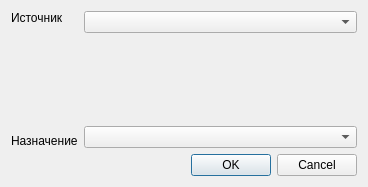
<?xml version="1.0" encoding="UTF-8"?>
<ui version="4.0">
 <class>vEdgeDialog</class>
 <widget class="QDialog" name="vEdgeDialog">
  <property name="geometry">
   <rect>
    <x>0</x>
    <y>0</y>
    <width>368</width>
    <height>187</height>
   </rect>
  </property>
  <property name="windowTitle">
   <string>Dialog</string>
  </property>
  <property name="windowIcon">
   <iconset resource="icons.qrc">
    <normaloff>:/options/draw-bezier-curves.png</normaloff>:/options/draw-bezier-curves.png</iconset>
  </property>
  <layout class="QVBoxLayout" name="verticalLayout_3">
   <item>
    <layout class="QHBoxLayout" name="horizontalLayout">
     <item>
      <layout class="QVBoxLayout" name="verticalLayout_2">
       <item>
        <widget class="QLabel" name="label">
         <property name="text">
          <string>Источник</string>
         </property>
        </widget>
       </item>
       <item>
        <spacer name="verticalSpacer">
         <property name="orientation">
          <enum>Qt::Vertical</enum>
         </property>
         <property name="sizeHint" stdset="0">
          <size>
           <width>20</width>
           <height>40</height>
          </size>
         </property>
        </spacer>
       </item>
       <item>
        <widget class="QLabel" name="label_2">
         <property name="text">
          <string>Назначение</string>
         </property>
        </widget>
       </item>
      </layout>
     </item>
     <item>
      <layout class="QVBoxLayout" name="verticalLayout">
       <item>
        <widget class="QComboBox" name="comboBox"/>
       </item>
       <item>
        <layout class="QHBoxLayout" name="horizontalLayout_3">
         <item>
          <spacer name="horizontalSpacer">
           <property name="orientation">
            <enum>Qt::Horizontal</enum>
           </property>
           <property name="sizeHint" stdset="0">
            <size>
             <width>40</width>
             <height>20</height>
            </size>
           </property>
          </spacer>
         </item>
         <item>
          <widget class="QLabel" name="label_3">
           <property name="text">
            <string/>
           </property>
           <property name="pixmap">
            <pixmap resource="icons.qrc">:/items/go-down.png</pixmap>
           </property>
          </widget>
         </item>
         <item>
          <spacer name="horizontalSpacer_2">
           <property name="orientation">
            <enum>Qt::Horizontal</enum>
           </property>
           <property name="sizeHint" stdset="0">
            <size>
             <width>40</width>
             <height>20</height>
            </size>
           </property>
          </spacer>
         </item>
        </layout>
       </item>
       <item>
        <widget class="QComboBox" name="comboBox_2"/>
       </item>
      </layout>
     </item>
    </layout>
   </item>
   <item>
    <widget class="QDialogButtonBox" name="buttonBox">
     <property name="orientation">
      <enum>Qt::Horizontal</enum>
     </property>
     <property name="standardButtons">
      <set>QDialogButtonBox::Cancel|QDialogButtonBox::Ok</set>
     </property>
    </widget>
   </item>
  </layout>
 </widget>
 <resources>
  <include location="icons.qrc"/>
 </resources>
 <connections>
  <connection>
   <sender>buttonBox</sender>
   <signal>accepted()</signal>
   <receiver>vEdgeDialog</receiver>
   <slot>accept()</slot>
   <hints>
    <hint type="sourcelabel">
     <x>248</x>
     <y>254</y>
    </hint>
    <hint type="destinationlabel">
     <x>157</x>
     <y>274</y>
    </hint>
   </hints>
  </connection>
  <connection>
   <sender>buttonBox</sender>
   <signal>rejected()</signal>
   <receiver>vEdgeDialog</receiver>
   <slot>reject()</slot>
   <hints>
    <hint type="sourcelabel">
     <x>316</x>
     <y>260</y>
    </hint>
    <hint type="destinationlabel">
     <x>286</x>
     <y>274</y>
    </hint>
   </hints>
  </connection>
 </connections>
</ui>
